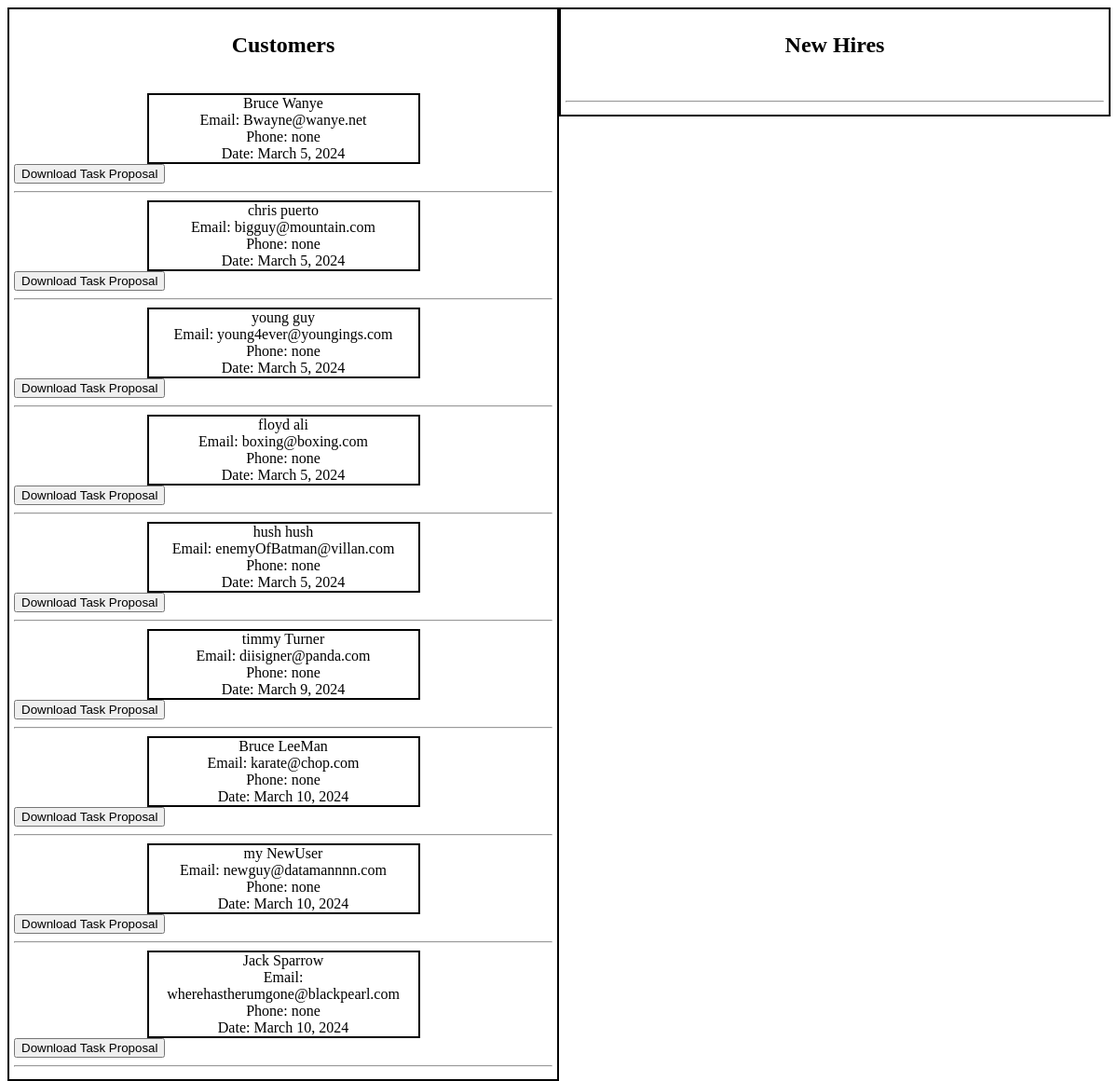
Before: /app/account/ with the older database file.
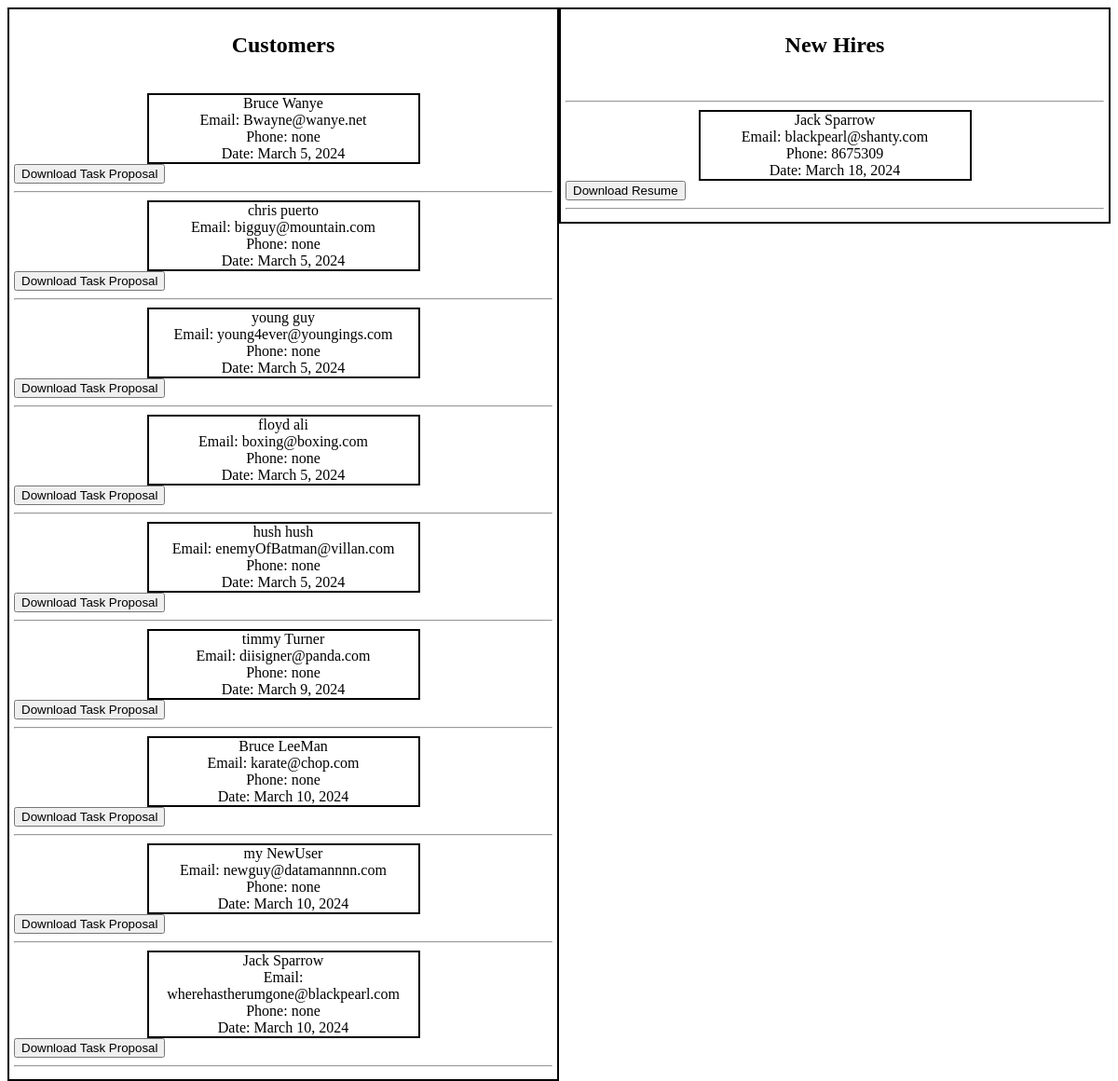
After: the same page with the newer database file.
### myapp/models.py (models this page shows, shortened)
class Person(models.Model):
    firstName = models.CharField(max_length = 20)
    lastName = models.CharField(max_length = 30)
    email = models.EmailField(max_length = 80)
    phone = models.CharField(max_length = 25)
    file = models.FileField(upload_to= 'tasks/')
    today = models.DateField(auto_now = True)

class Hire(models.Model):
    firstName = models.CharField(max_length = 20)
    lastName = models.CharField(max_length = 30)
    email = models.EmailField(max_length = 80)
    phone = models.CharField(max_length = 25)
    file = models.FileField(upload_to='resumes/')
    today = models.DateField(auto_now = True)

### myapp/views.py (the view)
# urls.py: path('account/', views.account, name='account'),
def account(request):
    all_person = Person.objects.all    #gets all of the people from the Person table
    all_hire = Hire.objects.all
    return render(request, 'account.html', {'all_P':all_person, 'all_H':all_hire })  #code that allows to input data through the name of 'all'

### myapp/templates/account.html (shortened to what this page needs)
{% load static %}
<!DOCTYPE html>
<html lang="en">
<head>
    <link rel="stylesheet" type="text/css" href="{% static 'work.css' %}"/>
</head>
<body>
    <div class="section">
        <h2>Customers</h2> <br/>
        {% for item in all_P %}
        <p>{{ item.firstName }} {{ item.lastName }} <br/>
            Email: {{item.email}} <br/>
            Phone: {{item.phone}} <br/>
            Date: {{item.today}}
        </p>
        <form action="{% url 'workDownload'%}" method="post">
            <button type="submit">Download Task Proposal</button>
        </form>
        <hr>
        {% endfor %}
    </div>
    <div class="section">
        <h2>New Hires</h2> <br/>
        <hr>
    {% for item in all_H %}
        <p>{{ item.firstName }} {{ item.lastName }} <br/>
            Email: {{item.email}} <br/>
            Phone: {{item.phone}} <br/>
            Date: {{item.today}}
        </p>
        <form action="{% url 'workDownload'%}" method="post">
            <button type="submit">Download Resume</button>
        </form>
        <hr>
    {% endfor %}
    </div>
</body>
</html>

Changed rows visible on the page:
added Hire: firstName "Jack", lastName "Sparrow", email "blackpearl@shanty.com", phone "8675309", today "March 18, 2024"
